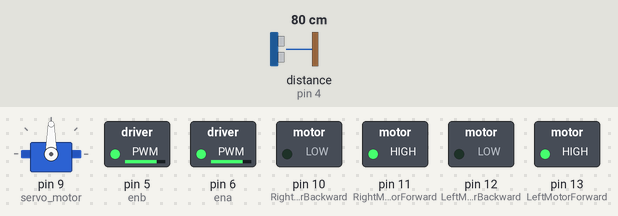
This sketch was run on a simulated Arduino Uno, built with avr-gcc and run on an emulated ATmega328P. Shown: servo, switched loads named in the sketch (green lamp = pin HIGH). The test bench sets the inputs (shaded band); at power-on: distance to the obstacle (sensor on pin 4) 80 cm. The echo pulse lasts 58.3 µs per cm.

Above: at 3.9 s.
4.0 s: distance to the obstacle (sensor on pin 4) set to 23 cm
5.5 s: distance to the obstacle (sensor on pin 4) set to 18 cm
At 7.0 s:
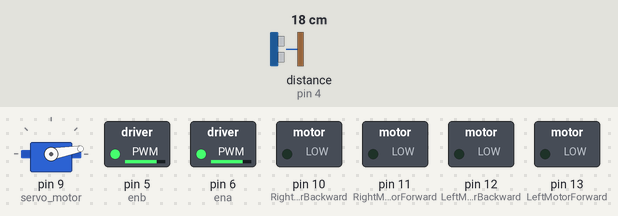
At 7.9 s:
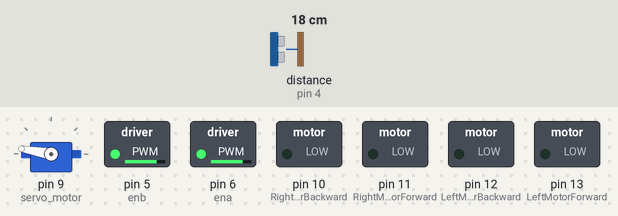
Timing chart, 0 to 17.5 s (numbered marks = the images above; inputs shaded):
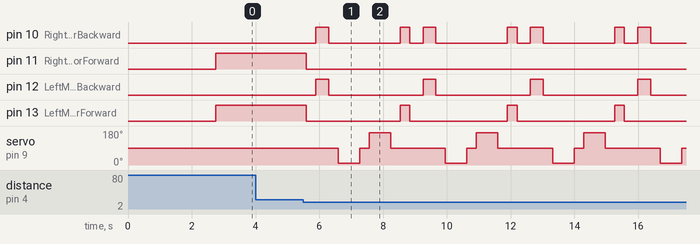

Measured:
- the behaviour switches between 21 and 20 cm on distance to the obstacle (sensor on pin 4) (found by bisection; images 0 and 1)
- after the input at 4.0 s, every drawn part: stays the same
- after the input at 5.5 s, pin 10 (RightMotorBackward): LOW → HIGH after 0.39 s, then repeats every 3.4 s: LOW 2.2 s, HIGH 0.30 s, LOW 0.42 s, HIGH 0.40 s; pin 11 (RightMotorForward): HIGH → LOW after 0.09 s

The sketch:

d08_newping.ino
```cpp
// https://nshopvn.com/product/combo-tu-lam-xe-3-banh-tranh-vat-can-arduino/

#include <NewPing.h>  //Ultrasonic sensor function library. You must install this library
#include <Servo.h>  //Servo motor library. This is standard library

// our L298N control pins
const int LeftMotorForward = 13;    // banh ben trai tien
const int LeftMotorBackward = 12;   // banh ben trai lui
const int RightMotorForward = 11;   // banh ben phai tien
const int RightMotorBackward = 10;  // banh ben phai lui

const int ena = 6;
const int enb = 5;

// sensor pins SR04
#define trig_pin 7
#define echo_pin 4

#define maximum_distance 200
#define minimum_distance 15

boolean goesForward = false;

int distance = 100;

NewPing sonar(trig_pin, echo_pin, maximum_distance);  // sensor function
Servo servo_motor;                                    // our servo name

void setup() {
    Serial.begin(9600);
    pinMode(RightMotorForward, OUTPUT);
    pinMode(LeftMotorForward, OUTPUT);
    pinMode(LeftMotorBackward, OUTPUT);
    pinMode(RightMotorBackward, OUTPUT);

    pinMode(ena, OUTPUT);
    pinMode(enb, OUTPUT);

    servo_motor.attach(9);  // our servo pin

    servo_motor.write(90);
    delay(2000);
    distance = readPing();
    delay(100);
    distance = readPing();
    delay(100);
    distance = readPing();
    delay(100);
    distance = readPing();
    delay(100);

    analogWrite(ena, 200);  // chinh toc do dong co ben trai
    analogWrite(enb, 200);  // chinh toc do dong co ben trai
}

void loop() {
    int distanceRight = 0;
    int distanceLeft = 0;
    delay(50);

    if (distance <= 20) {
        moveStop();  // dung lai
        delay(300);
        moveBackward();  // lui ve sau
        delay(400);
        moveStop();  // dung lai
        delay(300);
        distanceRight = lookRight();  // lay khoang cach ben trai
        delay(300);
        distanceLeft = lookLeft();  // lay khoang cach ben phai
        delay(300);

        if (distance >=
            distanceLeft) {  // neu khoang cach toi da >= khoang cach ben trai
            turnRight();     // re phai
            moveStop();
        } else {         // ko thi
            turnLeft();  // re trai
            moveStop();
        }
    } else {
        moveForward();  // ko phai 2 truong hop tren thi chay thang
    }
    distance = readPing();
}

int lookRight() {  // nhin phai lay khoang cach
    servo_motor.write(10);
    delay(500);
    int distance = readPing();
    delay(100);
    servo_motor.write(90);
    return distance;
}

int lookLeft() {  // nhin trai lai khoang cach
    servo_motor.write(170);
    delay(500);
    int distance = readPing();
    delay(100);
    servo_motor.write(90);
    return distance;
    // delay(100);
}

int readPing() {
    delay(70);
    int cm = sonar.ping_cm();
    if (cm == 0) {
        cm = 250;
    }
    return cm;
}

void moveStop() {  // dung lai

    digitalWrite(RightMotorForward, LOW);
    digitalWrite(LeftMotorForward, LOW);
    digitalWrite(RightMotorBackward, LOW);
    digitalWrite(LeftMotorBackward, LOW);
}

void moveForward() {  // di thang
    if (!goesForward) {
        goesForward = true;
        digitalWrite(LeftMotorForward, HIGH);
        digitalWrite(RightMotorForward, HIGH);
        digitalWrite(LeftMotorBackward, LOW);
        digitalWrite(RightMotorBackward, LOW);
    }
}

void moveBackward() {
    goesForward = false;

    digitalWrite(LeftMotorBackward, HIGH);
    digitalWrite(RightMotorBackward, HIGH);

    digitalWrite(LeftMotorForward, LOW);
    digitalWrite(RightMotorForward, LOW);
}

void turnRight() {
    digitalWrite(LeftMotorForward, HIGH);
    digitalWrite(RightMotorBackward, HIGH);

    digitalWrite(LeftMotorBackward, LOW);
    digitalWrite(RightMotorForward, LOW);

    delay(300);

    digitalWrite(LeftMotorForward, HIGH);
    digitalWrite(RightMotorForward, HIGH);

    digitalWrite(LeftMotorBackward, LOW);
    digitalWrite(RightMotorBackward, LOW);
}

void turnLeft() {
    digitalWrite(LeftMotorBackward, HIGH);
    digitalWrite(RightMotorForward, HIGH);

    digitalWrite(LeftMotorForward, LOW);
    digitalWrite(RightMotorBackward, LOW);

    delay(300);

    digitalWrite(LeftMotorForward, HIGH);
    digitalWrite(RightMotorForward, HIGH);

    digitalWrite(LeftMotorBackward, LOW);
    digitalWrite(RightMotorBackward, LOW);
}
```
